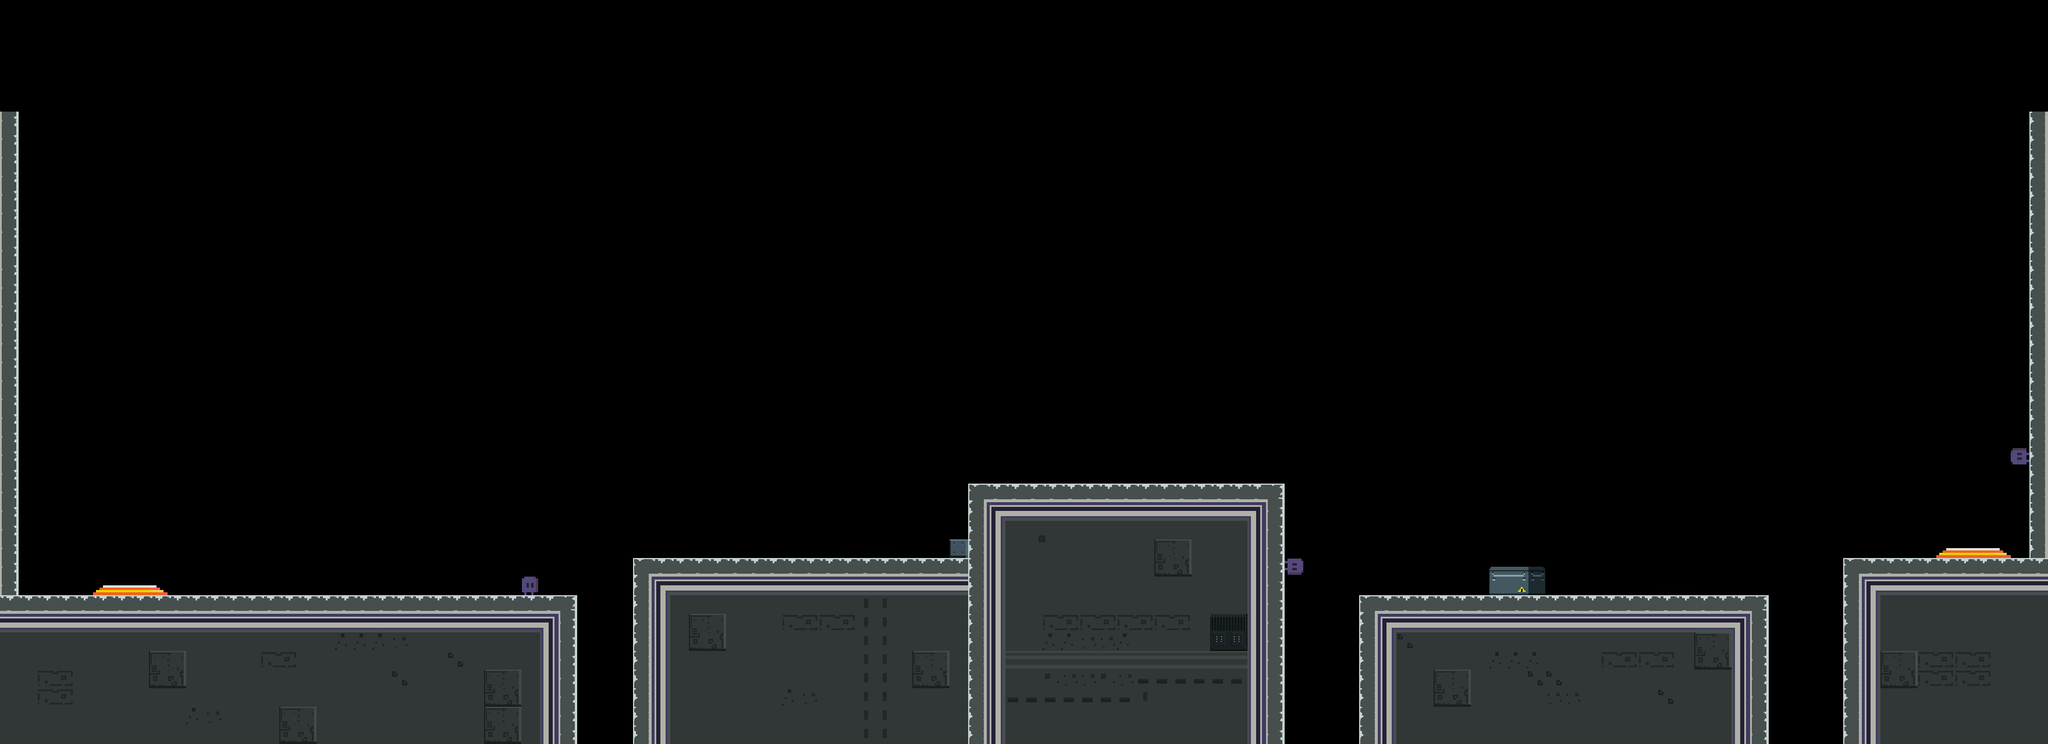

A level layout from a 2D game, rendered from its tile map. Below: a short description, then the map file with tile-grid data replaced by summaries:
An orthogonal 110x40 tile map with 32x32 px tiles, 1 tile layer (Platform) and 24 objects.

<map version="1.0" orientation="orthogonal" renderorder="right-up" width="110" height="40" tilewidth="32" tileheight="32" nextobjectid="41">
 <tileset firstgid="1" name="tileset" tilewidth="32" tileheight="32" spacing="2" margin="1" tilecount="256">
  <image source="../tileset.png" width="544" height="544" />
 </tileset>
 <layer name="Platform" width="110" height="40">
  <data>[4400 cells, 1025 non-empty, 44 distinct tile ids]</data>
 </layer>
 <objectgroup name="PlatformOb">
  <object id="3" x="1" y="192.375" width="30" height="1087.12" />
  <object id="4" x="31.6364" y="1024.64" width="959.614" height="254.864" />
  <object id="5" x="1088.73" y="960.727" width="574.545" height="318.545" />
  <object id="6" x="1664.91" y="833.091" width="541.818" height="447.091" />
  <object id="7" x="2337.33" y="1025.67" width="701" height="253.667" />
  <object id="8" x="3169.33" y="961.333" width="350" height="318.333" />
  <object id="9" x="3489.33" y="193" width="29.3333" height="767" />
  <object id="22" x="1632.64" y="928.818" width="32.0909" height="31.5455" />
 </objectgroup>
 <objectgroup name="PortalOb">
  <object id="15" x="3327.73" y="961.091">
   <properties>
    <property name="place" value="exit" />
    <property name="type" value="body" />
   </properties>
   <polygon points="0,0 16,-16.25 113.25,-16 128,0.25" />
  </object>
  <object id="17" x="3345.52" y="939.727" width="93.3334" height="18">
   <properties>
    <property name="place" value="exit" />
    <property name="type" value="sensor" />
   </properties>
  </object>
  <object id="18" x="160.293" y="1024.31">
   <properties>
    <property name="place" value="entry" />
    <property name="type" value="body" />
   </properties>
   <polygon points="0,0 16,-16.25 113.25,-16 128,0.25" />
  </object>
  <object id="19" x="178.083" y="1002.94" width="93.3334" height="18">
   <properties>
    <property name="place" value="entry" />
    <property name="type" value="sensor" />
   </properties>
  </object>
 </objectgroup>
 <objectgroup name="SpikesOb">
  <object id="12" x="2849.55" y="1009.18" width="61.3636" height="14.4545" />
  <object id="13" x="1442.12" y="944.625" width="92.625" height="14.875" />
 </objectgroup>
 <objectgroup name="LightOb">
  <object id="16" x="3350.82" y="937.909" width="82.1818" height="15.9091">
   <properties>
    <property name="color" value="4" />
   </properties>
  </object>
  <object id="21" x="182.784" y="1001.05" width="82.1818" height="15.9091">
   <properties>
    <property name="color" value="4" />
   </properties>
  </object>
 </objectgroup>
 <objectgroup name="CoinOb">
  <object id="32" x="1440" y="864" width="32" height="32" />
  <object id="33" x="1472" y="864" width="32" height="32" />
  <object id="34" x="1504" y="864" width="32" height="32" />
  <object id="35" x="2336" y="864" width="32" height="32" />
  <object id="36" x="2368" y="864" width="32" height="32" />
  <object id="37" x="2944" y="928" width="32" height="32" />
  <object id="38" x="2976" y="928" width="32" height="32" />
  <object id="40" x="3008" y="928" width="32" height="32" />
 </objectgroup>
</map>
